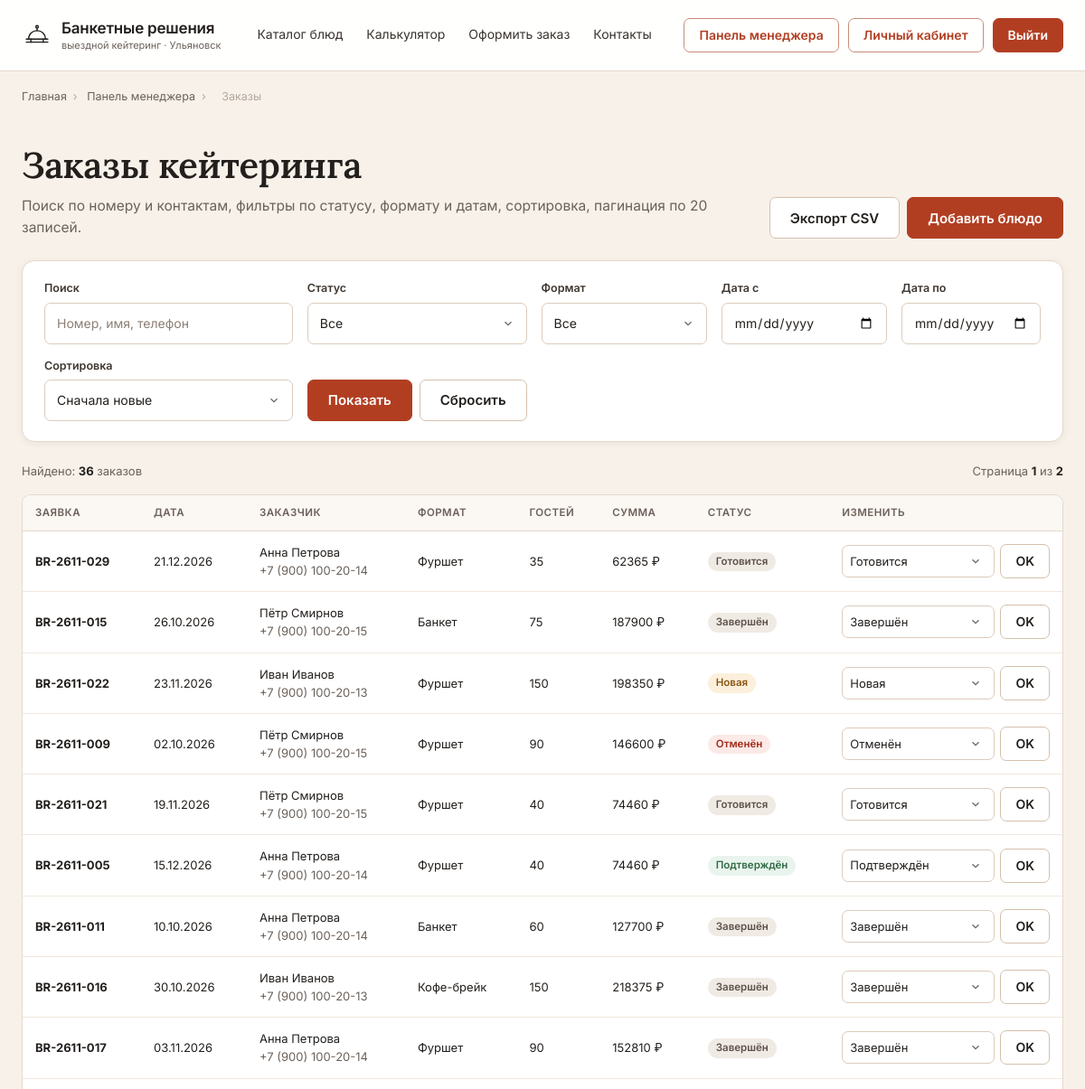
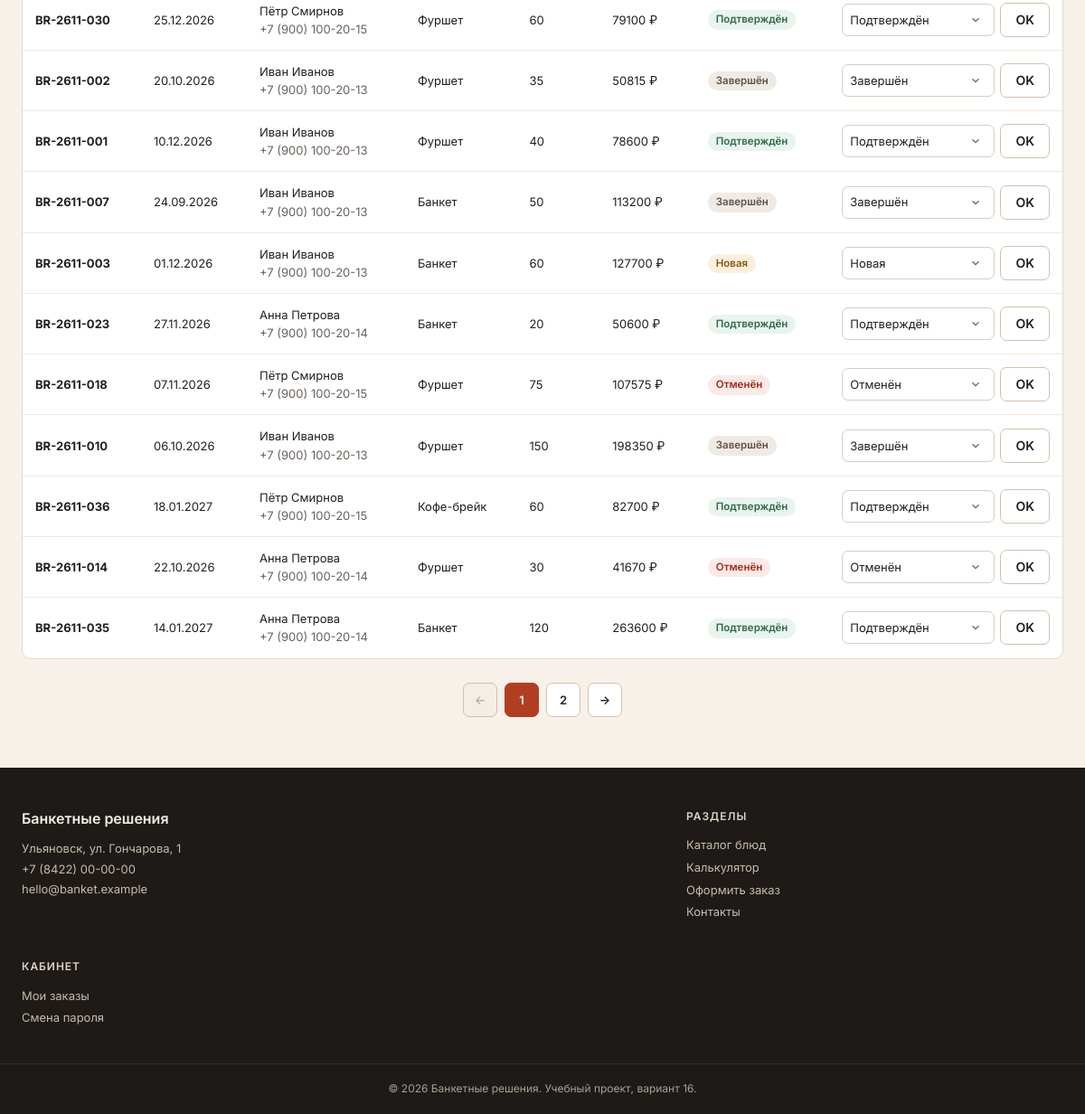
Screenshot of /manager/orders/ (signed in) with the database file from the repository (2 pictures, top to bottom).
### main/models.py (models this page shows, shortened)
class CateringOrder(models.Model):
    STATUS_NEW = 'new'
    STATUS_CONFIRMED = 'confirmed'
    STATUS_COOKING = 'cooking'
    STATUS_DONE = 'done'
    STATUS_CANCELLED = 'cancelled'
    STATUS_CHOICES = (
        (STATUS_NEW, 'Новая'),
        (STATUS_CONFIRMED, 'Подтверждён'),
        (STATUS_COOKING, 'Готовится'),
        (STATUS_DONE, 'Завершён'),
        (STATUS_CANCELLED, 'Отменён'),
    )
    DECOR_CHOICES = (
        (0, 'Без оформления'),
        (10, 'Стандарт (+10 %)'),
        (25, 'Сложное (+25 %)'),
    )
    number = models.CharField('Номер заказа', max_length=20, unique=True, blank=True)
    customer = models.ForeignKey(
        settings.AUTH_USER_MODEL, verbose_name='Заказчик', on_delete=models.CASCADE,
        related_name='orders',
    )
    event_format = models.ForeignKey(
        EventFormat, verbose_name='Формат', on_delete=models.PROTECT,
        related_name='orders',
    )
    menu_template = models.ForeignKey(
        MenuTemplate, verbose_name='Готовый сет', on_delete=models.SET_NULL,
        related_name='orders', null=True, blank=True,
    )
    event_date = models.DateField('Дата мероприятия')
    guests = models.PositiveIntegerField('Гостей')
    address = models.CharField('Адрес', max_length=250)
    contact_name = models.CharField('Контактное лицо', max_length=120)
    contact_phone = models.CharField('Телефон', max_length=24)
    contact_email = models.EmailField('E-mail')
    decor_percent = models.PositiveSmallIntegerField('Оформление, %', choices=DECOR_CHOICES, default=10)
    comment = models.TextField('Комментарий', blank=True)
    sketch = models.FileField(
        'Эскиз оформления', upload_to='sketches/', blank=True,
        validators=[validate_upload_extension, validate_upload_size],
    )
    status = models.CharField('Статус', max_length=12, choices=STATUS_CHOICES, default=STATUS_NEW)
    menu_total = models.DecimalField('Меню, ₽', max_digits=12, decimal_places=2, default=0)
    decor_total = models.DecimalField('Оформление, ₽', max_digits=12, decimal_places=2, default=0)
    staff_total = models.DecimalField('Персонал, ₽', max_digits=12, decimal_places=2, default=0)
    tableware_total = models.DecimalField('Посуда, ₽', max_digits=12, decimal_places=2, default=0)
    total = models.DecimalField('Итого, ₽', max_digits=12, decimal_places=2, default=0)
    output_per_guest = models.PositiveIntegerField('Выход, г/чел.', default=0)
    created_at = models.DateTimeField('Создан', auto_now_add=True)
    updated_at = models.DateTimeField('Обновлён', auto_now=True)
    class Meta:
        verbose_name = 'Заказ кейтеринга'
        verbose_name_plural = 'Заказы кейтеринга'
        ordering = ('-created_at',)
        indexes = [models.Index(fields=['event_date', 'status'])]
    @property
    def status_css(self):
        return {
            self.STATUS_NEW: 'badge-warning',
            self.STATUS_CONFIRMED: 'badge-success',
            self.STATUS_COOKING: 'badge-neutral',
            self.STATUS_DONE: 'badge-neutral',
            self.STATUS_CANCELLED: 'badge-error',
        }.get(self.status, 'badge-neutral')

class EventFormat(models.Model):
    name = models.CharField('Название', max_length=80, unique=True)
    slug = models.SlugField('Слаг', max_length=80, unique=True, blank=True)
    description = models.TextField('Описание', blank=True)
    price_per_guest = models.DecimalField('Цена за гостя, ₽', max_digits=10, decimal_places=2)
    min_output_per_guest = models.PositiveIntegerField('Рекомендуемая норма выхода, г/чел.')
    duration_hours = models.PositiveSmallIntegerField('Длительность, ч', default=4)
    kitchen_daily_limit = models.PositiveIntegerField('Суточный лимит кухни, гостей', default=250)
    is_active = models.BooleanField('Активен', default=True)
    sort_order = models.PositiveSmallIntegerField('Порядок', default=0)
    class Meta:
        verbose_name = 'Формат мероприятия'
        verbose_name_plural = 'Форматы мероприятий'
        ordering = ('sort_order', 'name')

### main/views.py (the view)
# urls.py: path('manager/orders/', views.manager_orders, name='manager_orders'),
@manager_required
def manager_orders(request):
    qs = CateringOrder.objects.select_related('event_format', 'customer')
    q = (request.GET.get('q') or '').strip()
    status = (request.GET.get('status') or '').strip()
    event_format = (request.GET.get('format') or '').strip()
    date_from = (request.GET.get('date_from') or '').strip()
    date_to = (request.GET.get('date_to') or '').strip()
    sort = request.GET.get('sort') or '-created'
    if q:
        qs = qs.filter(
            Q(number__icontains=q) | Q(contact_name__icontains=q)
            | Q(contact_phone__icontains=q) | Q(address__icontains=q)
        )
    if status:
        qs = qs.filter(status=status)
    if event_format:
        qs = qs.filter(event_format__slug=event_format)
    if date_from:
        qs = qs.filter(event_date__gte=date_from)
    if date_to:
        qs = qs.filter(event_date__lte=date_to)
    qs = qs.order_by(ORDER_SORT_OPTIONS.get(sort, ORDER_SORT_OPTIONS['-created'])[1])
    paginator = Paginator(qs, 20)
    page_obj = paginator.get_page(request.GET.get('page'))
    return render(request, 'main/manager/orders.html', {
        'page_obj': page_obj,
        'total': paginator.count,
        'statuses': CateringOrder.STATUS_CHOICES,
        'formats': EventFormat.objects.all(),
        'sort_options': ORDER_SORT_OPTIONS,
        'current': {
            'q': q, 'status': status, 'format': event_format,
            'date_from': date_from, 'date_to': date_to, 'sort': sort,
        },
        'query_string': request.GET.urlencode(),
    })

### main/views.py (called while the page is built)
def is_manager(user):
    return user.is_authenticated and (user.is_staff or user.is_superuser)

### templates/main/manager/orders.html (shortened to what this page needs)
{% extends 'base.html' %}
{% block content %}
<div class="container">
  <nav class="breadcrumbs" aria-label="Хлебные крошки">
    <a href="{% url 'main:index' %}">Главная</a><span>›</span>
    <a href="{% url 'main:manager_dashboard' %}">Панель менеджера</a><span>›</span>
    <span aria-current="page">Заказы</span>
  </nav>
  <div class="page-head">
    <div class="page-head-row">
      <div>
        <h1>Заказы кейтеринга</h1>
        <p>Поиск по номеру и контактам, фильтры по статусу, формату и датам, сортировка, пагинация по 20 записей.</p>
      </div>
      <div class="section-actions">
        <a class="btn btn-ghost" href="{% url 'main:manager_orders_csv' %}?{{ query_string }}">Экспорт CSV</a>
        <a class="btn btn-primary" href="{% url 'main:dish_create' %}">Добавить блюдо</a>
      </div>
    </div>
  </div>
  <section class="panel" aria-labelledby="orders-filter-title">
    <form class="filters" action="{% url 'main:manager_orders' %}" method="get">
      <div class="field">
        <label for="q">Поиск</label>
        <input class="input" id="q" name="q" type="search" value="{{ current.q }}" placeholder="Номер, имя, телефон" autocomplete="off">
      </div>
      <div class="field">
        <label for="status">Статус</label>
        <select class="select" id="status" name="status">
          <option value="">Все</option>
        </select>
      </div>
      <div class="field">
        <label for="format">Формат</label>
        <select class="select" id="format" name="format">
          <option value="">Все</option>
        </select>
      </div>
      <div class="field">
        <label for="date_from">Дата с</label>
        <input class="input" id="date_from" name="date_from" type="date" value="{{ current.date_from }}">
      </div>
      <div class="field">
        <label for="date_to">Дата по</label>
        <input class="input" id="date_to" name="date_to" type="date" value="{{ current.date_to }}">
      </div>
      <div class="field">
        <label for="sort">Сортировка</label>
        <select class="select" id="sort" name="sort">
          {% for value, option in sort_options.items %}
            <option value="{{ value }}"{% if current.sort == value %} selected{% endif %}>{{ option.0 }}</option>
          {% endfor %}
        </select>
      </div>
      <div class="filter-actions">
        <button class="btn btn-primary" type="submit">Показать</button>
        <a class="btn btn-ghost" href="{% url 'main:manager_orders' %}">Сбросить</a>
      </div>
    </form>
  </section>
  <div class="catalog-bar">
    <span>Найдено: <b>{{ total }}</b> заказов</span>
    <span>Страница <b>{{ page_obj.number }}</b> из <b>{{ page_obj.paginator.num_pages }}</b></span>
  </div>
  <div class="table-wrap">
    <table class="data">
      <thead>
        <tr>
          <th scope="col">Заявка</th><th scope="col">Дата</th><th scope="col">Заказчик</th>
          <th scope="col">Формат</th><th scope="col">Гостей</th><th scope="col">Сумма</th>
          <th scope="col">Статус</th><th scope="col">Изменить</th>
        </tr>
      </thead>
      <tbody>
        {% for order in page_obj %}
          <tr>
            <td><a href="{% url 'main:order_detail' order.pk %}"><b>{{ order.number }}</b></a></td>
            <td>{{ order.event_date|date:"d.m.Y" }}</td>
            <td>{{ order.contact_name }}<br><span class="small muted">{{ order.contact_phone }}</span></td>
            <td>{{ order.event_format.name }}</td>
            <td>{{ order.guests }}</td>
            <td>{{ order.total|floatformat:0 }} ₽</td>
            <td><span class="badge {{ order.status_css }}">{{ order.get_status_display }}</span></td>
            <td>
              <form class="status-form" action="{% url 'main:manager_order_status' order.pk %}" method="post">
                <select class="select select-sm" id="status-{{ order.pk }}" name="status">
                  {% for value, label in statuses %}
                    <option value="{{ value }}"{% if order.status == value %} selected{% endif %}>{{ label }}</option>
                  {% endfor %}
                </select>
                <button class="btn btn-ghost btn-sm" type="submit">OK</button>
              </form>
            </td>
          </tr>
        {% empty %}
          <tr><td colspan="8">Заказы не найдены.</td></tr>
        {% endfor %}
      </tbody>
    </table>
  </div>
  {% if page_obj.paginator.num_pages > 1 %}
    <nav class="pagination" aria-label="Страницы заказов">
      {% if page_obj.has_previous %}
        <a class="page-link" href="{% querystring page=page_obj.previous_page_number %}" rel="prev">←</a>
      {% else %}
        <span class="page-link is-disabled">←</span>
      {% endif %}
      {% for num in page_obj.paginator.page_range %}
        {% if num == page_obj.number %}
          <span class="page-link active" aria-current="page">{{ num }}</span>
        {% elif num > page_obj.number|add:'-3' and num < page_obj.number|add:'3' %}
          <a class="page-link" href="{% querystring page=num %}">{{ num }}</a>
        {% endif %}
      {% endfor %}
      {% if page_obj.has_next %}
        <a class="page-link" href="{% querystring page=page_obj.next_page_number %}" rel="next">→</a>
      {% else %}
        <span class="page-link is-disabled">→</span>
      {% endif %}
    </nav>
  {% endif %}
</div>
{% endblock %}

### rows the page displays
CateringOrder: number "BR-2611-029", event_date "21.12.2026", contact_name "Анна Петрова", contact_phone "+7 (900) 100-20-14", event_format.name "Фуршет", guests "35", total "62365", status "Готовится"
CateringOrder: number "BR-2611-015", event_date "26.10.2026", contact_name "Пётр Смирнов", contact_phone "+7 (900) 100-20-15", event_format.name "Банкет", guests "75", total "187900", status "Завершён"
CateringOrder: number "BR-2611-022", event_date "23.11.2026", contact_name "Иван Иванов", contact_phone "+7 (900) 100-20-13", event_format.name "Фуршет", guests "150", total "198350", status "Новая"
CateringOrder: number "BR-2611-009", event_date "02.10.2026", contact_name "Пётр Смирнов", contact_phone "+7 (900) 100-20-15", event_format.name "Фуршет", guests "90", total "146600", status "Отменён"
CateringOrder: number "BR-2611-021", event_date "19.11.2026", contact_name "Пётр Смирнов", contact_phone "+7 (900) 100-20-15", event_format.name "Фуршет", guests "40", total "74460", status "Готовится"
CateringOrder: number "BR-2611-005", event_date "15.12.2026", contact_name "Анна Петрова", contact_phone "+7 (900) 100-20-14", event_format.name "Фуршет", guests "40", total "74460", status "Подтверждён"
CateringOrder: number "BR-2611-011", event_date "10.10.2026", contact_name "Анна Петрова", contact_phone "+7 (900) 100-20-14", event_format.name "Банкет", guests "60", total "127700", status "Завершён"
CateringOrder: number "BR-2611-016", event_date "30.10.2026", contact_name "Иван Иванов", contact_phone "+7 (900) 100-20-13", event_format.name "Кофе-брейк", guests "150", total "218375", status "Завершён"
CateringOrder: number "BR-2611-017", event_date "03.11.2026", contact_name "Анна Петрова", contact_phone "+7 (900) 100-20-14", event_format.name "Фуршет", guests "90", total "152810", status "Завершён"
CateringOrder: number "BR-2611-030", event_date "25.12.2026", contact_name "Пётр Смирнов", contact_phone "+7 (900) 100-20-15", event_format.name "Фуршет", guests "60", total "79100", status "Подтверждён"
CateringOrder: number "BR-2611-002", event_date "20.10.2026", contact_name "Иван Иванов", contact_phone "+7 (900) 100-20-13", event_format.name "Фуршет", guests "35", total "50815", status "Завершён"
CateringOrder: number "BR-2611-001", event_date "10.12.2026", contact_name "Иван Иванов", contact_phone "+7 (900) 100-20-13", event_format.name "Фуршет", guests "40", total "78600", status "Подтверждён"
CateringOrder: number "BR-2611-007", event_date "24.09.2026", contact_name "Иван Иванов", contact_phone "+7 (900) 100-20-13", event_format.name "Банкет", guests "50", total "113200", status "Завершён"
CateringOrder: number "BR-2611-003", event_date "01.12.2026", contact_name "Иван Иванов", contact_phone "+7 (900) 100-20-13", event_format.name "Банкет", guests "60", total "127700", status "Новая"
CateringOrder: number "BR-2611-023", event_date "27.11.2026", contact_name "Анна Петрова", contact_phone "+7 (900) 100-20-14", event_format.name "Банкет", guests "20", total "50600", status "Подтверждён"
CateringOrder: number "BR-2611-018", event_date "07.11.2026", contact_name "Пётр Смирнов", contact_phone "+7 (900) 100-20-15", event_format.name "Фуршет", guests "75", total "107575", status "Отменён"
CateringOrder: number "BR-2611-010", event_date "06.10.2026", contact_name "Иван Иванов", contact_phone "+7 (900) 100-20-13", event_format.name "Фуршет", guests "150", total "198350", status "Завершён"
CateringOrder: number "BR-2611-036", event_date "18.01.2027", contact_name "Пётр Смирнов", contact_phone "+7 (900) 100-20-15", event_format.name "Кофе-брейк", guests "60", total "82700", status "Подтверждён"
CateringOrder: number "BR-2611-014", event_date "22.10.2026", contact_name "Анна Петрова", contact_phone "+7 (900) 100-20-14", event_format.name "Фуршет", guests "30", total "41670", status "Отменён"
CateringOrder: number "BR-2611-035", event_date "14.01.2027", contact_name "Анна Петрова", contact_phone "+7 (900) 100-20-14", event_format.name "Банкет", guests "120", total "263600", status "Подтверждён"

### other values shown
{{ total }} "36"
{{ page_obj.number }} "1"
{{ page_obj.paginator.num_pages }} "2"
{{ num }} "1"
{{ num }} "2"
form field sort "Сначала новые"
